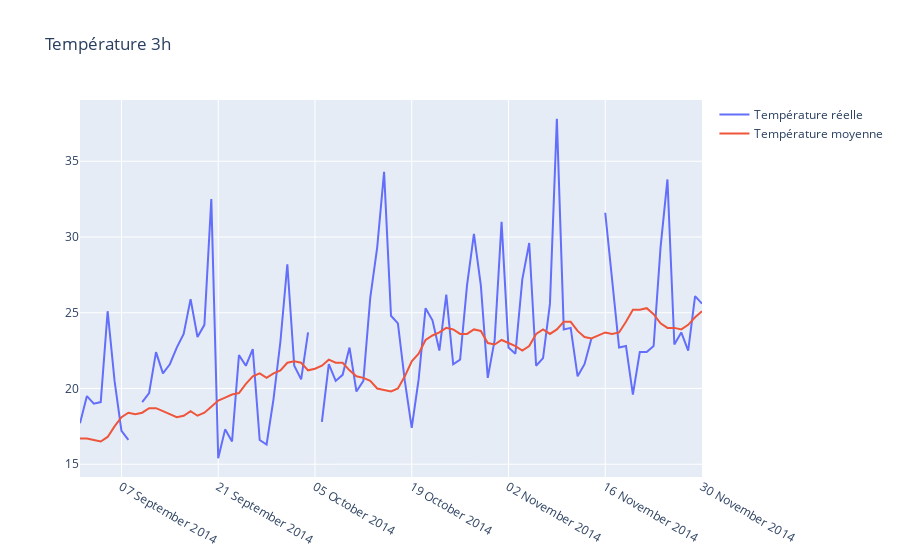

The notebook cell this image was saved under:
### Code cell
import plotly.graph_objects as go



fig = go.Figure(go.Scatter( x = df_hist_tmp['Date'],
    y = df_hist_tmp['Temp3pm'], 
    name = "Température réelle"))

fig = fig.add_trace(go.Scatter( x = df_hist_tmp['Date'],
    y = df_hist_tmp['Temp_mean'],
    name = "Température moyenne"))

fig.update_layout(
    title = 'Température 3h',
    xaxis_tickformat = '%d %B %Y'
)

fig.show()
